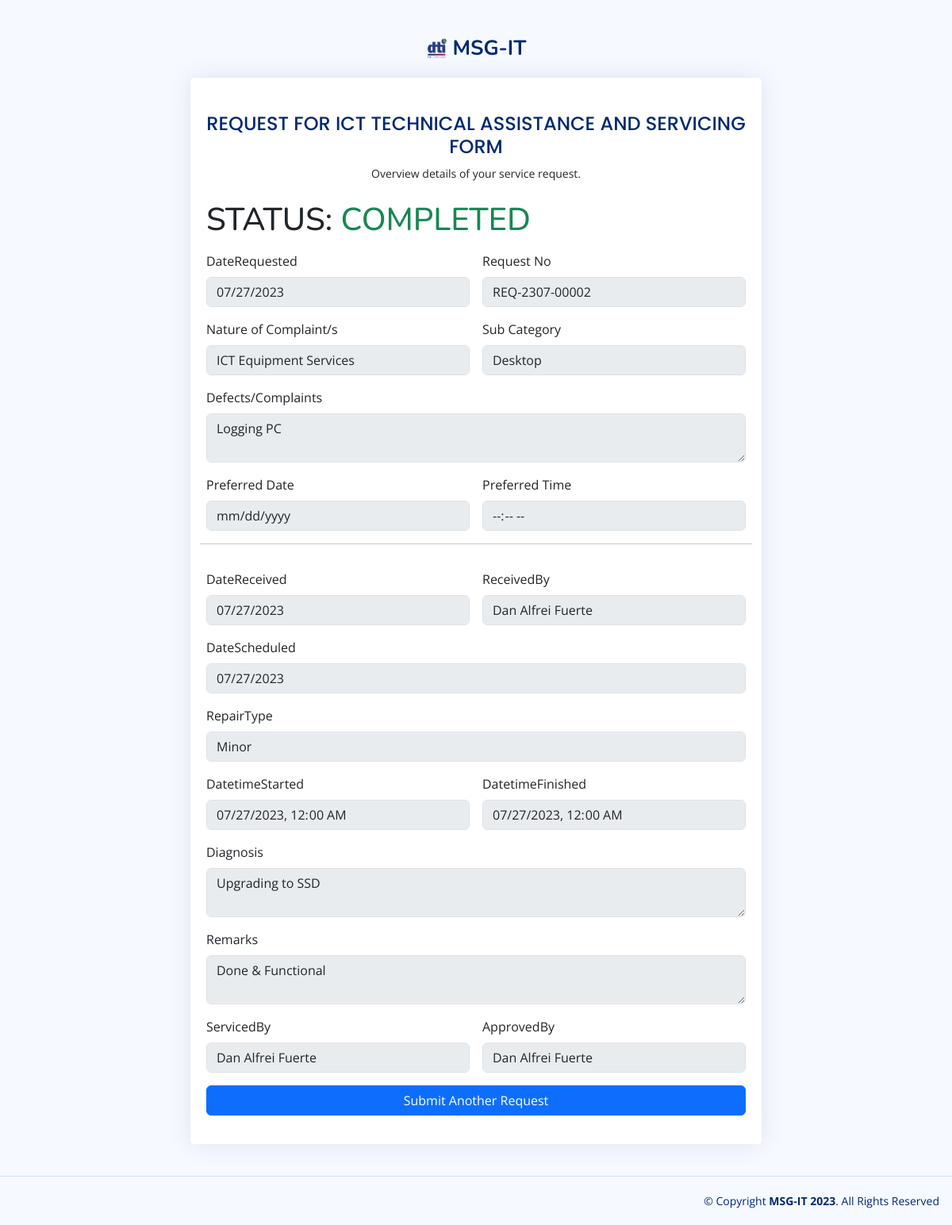
Screenshot of /requestserviceview.php?Request=REQ-2307-00002 with the database file from the repository.
### tables this page shows
CREATE TABLE `helpdesks` (
  `id` int NOT NULL AUTO_INCREMENT,
  `RequestNo` varchar(45) NOT NULL,
  `FirstName` varchar(45) NOT NULL,
  `LastName` varchar(45) NOT NULL,
  `Email` varchar(45) NOT NULL,
  `DivisionID` int NOT NULL,
  `DateRequested` date NOT NULL,
  `RequestType` enum('ICT Helpdesk','ICT Maintenance') DEFAULT 'ICT Helpdesk',
  `PropertyNo` varchar(45) DEFAULT NULL,
  `CategoryID` int NOT NULL,
  `SubCategoryID` int NOT NULL,
  `Complaints` text NOT NULL,
  `DateReceived` date DEFAULT NULL,
  `ReceivedBy` int DEFAULT NULL,
  `DateScheduled` date DEFAULT NULL,
  `RepairType` enum('Minor','Major') DEFAULT 'Minor',
  `DatetimeStarted` datetime DEFAULT NULL,
  `DatetimeFinished` datetime DEFAULT NULL,
  `Diagnosis` text,
  `Remarks` text,
  `ServicedBy` int DEFAULT NULL,
  `ApprovedBy` int DEFAULT NULL,
  `Status` enum('Pending','On Going','Completed','Denied','Cancelled','Unserviceable') DEFAULT 'Pending',
  `CreatedAt` timestamp NULL DEFAULT CURRENT_TIMESTAMP,
  `UpdatedAt` timestamp NULL DEFAULT CURRENT_TIMESTAMP ON UPDATE CURRENT_TIMESTAMP,
  `DatePreferred` date DEFAULT NULL,
  `TimePreferred` time DEFAULT NULL,
  PRIMARY KEY (`id`),
  UNIQUE KEY `id_UNIQUE` (`id`),
  UNIQUE KEY `RequestNo_UNIQUE` (`RequestNo`)
);

CREATE TABLE `categories` (
  `id` int NOT NULL AUTO_INCREMENT,
  `Category` varchar(45) DEFAULT NULL,
  PRIMARY KEY (`id`)
);

CREATE TABLE `subcategories` (
  `id` int NOT NULL AUTO_INCREMENT,
  `CategoryID` int NOT NULL,
  `SubCategory` varchar(45) DEFAULT NULL,
  PRIMARY KEY (`id`,`CategoryID`)
);

### includes/conn.php (called while the page is built, shortened)
<?php
$website = "MSG-IT";

### requestserviceview.php (the view, shortened to what this page needs)
<?php
require_once "includes/conn.php";
require_once "components/header.php";
if (isset($_GET["Request"])) {
    $query = "SELECT
        h.`id`,
        h.`RequestNo`,
        h.`FirstName`,
        h.`LastName`,
        h.`Email`,
        d.Division as `Division`,
        h.`DateRequested`,
        h.`RequestType`,
        h.`PropertyNo`,
        c.Category as `Category`,
        sc.SubCategory as `SubCategory`,
        h.`Complaints`,
        h.`DateReceived`,
        CONCAT(u1.FirstName, ' ', u1.LastName) as `ReceivedBy`,
        h.`DateScheduled`,
        h.`RepairType`,
        h.`DatetimeStarted`,
        h.`DatetimeFinished`,
        h.`Diagnosis`,
        h.`Remarks`,
        CONCAT(u2.FirstName, ' ', u2.LastName) as `ServicedBy`,
        CONCAT(u3.FirstName, ' ', u3.LastName) as `ApprovedBy`,
        h.`Status`,
        h.`CreatedAt`,
        h.`UpdatedAt`,
        h.`DatePreferred`,
        h.`TimePreferred`
    FROM helpdesks h
        LEFT JOIN divisions d ON h.`DivisionID` = d.id
        LEFT JOIN categories c ON h.`CategoryID` = c.id
        LEFT JOIN subcategories sc ON h.`SubCategoryID` = sc.id
        LEFT JOIN users u1 ON h.`ReceivedBy` = u1.id
        LEFT JOIN users u2 ON h.`ServicedBy` = u2.id
        LEFT JOIN users u3 ON h.`ApprovedBy` = u3.id WHERE RequestNo=?";
    $result = $conn->execute_query($query, [$_GET["Request"]]);
?>
    <?php
    $req = $result->fetch_object();
    ?>
    <main>
        <div class="container">
            <section class="section register min-vh-100 d-flex flex-column align-items-center justify-content-center py-4">
                <div class="container">
                    <div class="row justify-content-center">
                        <div class="col-lg-8 col-md-10 d-flex flex-column align-items-center justify-content-center">
                            <div class="d-flex justify-content-center py-4">
                                <a href="index.html" class="logo d-flex align-items-center w-auto">
                                    <img src="assets/img/logo.png" alt="">
                                    <span class="d--block">
                                        <?= $website ?>
                                    </span>
                                </a>
                            </div>
                            <div class="card mb-3">
                                <div class="card-body">
                                    <div class="pt-4 pb-2">
                                        <h5 class="card-title text-center pb-0 fs-4">REQUEST FOR ICT TECHNICAL ASSISTANCE AND SERVICING FORM</h5>
                                        <p class="text-center small">Overview details of your service request.</p>
                                    </div>
                                    <h1 class="mb-3">STATUS: <?= $req->Status == "Pending" ? "<span class='text-warning'>PENDING</span>" : ($req->Status == "On Going" ? "<span class='text-primary'>ON GOING</span>" : ($req->Status == "Completed" ? "<span class='text-success'>COMPLETED</span>" : ($req->Status == "Denied" ? "<span class='text-danger'>DENIED</span>" : ($req->Status == "Cancelled" ? "<span class='text-secondary'>CANCELLED</span>" : "<span class='text-info'>UNSERVICEABLE</span>")))) ?></h1>
                                    <div class="row g-3">
                                        <div class="col-lg-6">
                                            <label for="DateRequested" class="form-label">DateRequested</label>
                                            <input type="date" class="form-control" id="DateRequested" name="DateRequested" value="<?= $req->DateRequested ?>" disabled>
                                        </div>
                                        <div class="col-lg-6">
                                            <label for="RequestNo" class="form-label">Request No</label>
                                            <input type="text" class="form-control" id="RequestNo" name="RequestNo" value="<?= $req->RequestNo ?>" disabled>
                                        </div>
                                        <div class="col-lg-6">
                                            <label for="CategoryID" class="form-label">Nature of Complaint/s</label>
                                            <input type="text" class="form-control" id="CategoryID" name="CategoryID" value="<?= $req->Category ?>" disabled>
                                        </div>
                                        <div class="col-lg-6">
                                            <label for="SubCategoryID" class="form-label">Sub Category</label>
                                            <input type="text" class="form-control" id="SubCategoryID" name="SubCategoryID" value="<?= $req->SubCategory ?>" disabled>
                                        </div>
                                        <div class="col-lg-12">
                                            <label for="Complaints" class="form-label">Defects/Complaints</label>
                                            <textarea class="form-control" id="Complaints" name="Complaints" disabled><?= $req->Complaints ?></textarea>
                                        </div>
                                        <div class="col-lg-6">
                                            <label for="DatePreferred" class="form-label">Preferred Date</label>
                                            <input type="date" class="form-control" id="DatePreferred" name="DatePreferred" value="<?= $req->DatePreferred ?>" disabled>
                                        </div>
                                        <div class="col-lg-6">
                                            <label for="TimePreferred" class="form-label">Preferred Time</label>
                                            <input type="time" class="form-control" id="TimePreferred" name="TimePreferred" value="<?= $req->TimePreferred ?>" disabled>
                                        </div>
                                        <hr>
                                        <div class="col-lg-6">
                                            <label for="DateReceived" class="form-label">DateReceived</label>
                                            <input type="date" class="form-control" id="DateReceived" name="DateReceived" value="<?= $req->DateReceived ?>" disabled>
                                        </div>
                                        <div class="col-lg-6">
                                            <label for="ReceivedBy" class="form-label">ReceivedBy</label>
                                            <input type="text" class="form-control" id="ReceivedBy" name="ReceivedBy" value="<?= $req->ReceivedBy ?>" disabled>
                                        </div>
                                        <div class="col-lg-12">
                                            <label for="DateScheduled" class="form-label">DateScheduled</label>
                                            <input type="date" class="form-control" id="DateScheduled" name="DateScheduled" value="<?= $req->DateScheduled ?>" disabled>
                                        </div>
                                        <div class="col-lg-12">
                                            <label for="RepairType" class="form-label">RepairType</label>
                                            <input type="text" class="form-control" id="RepairType" name="RepairType" value="<?= $req->RepairType ?>" disabled>
                                        </div>
                                        <div class="col-lg-6">
                                            <label for="DatetimeStarted" class="form-label">DatetimeStarted</label>
                                            <input type="datetime-local" class="form-control" id="DatetimeStarted" name="DatetimeStarted" value="<?= $req->DatetimeStarted ?>" disabled>
                                        </div>
                                        <div class="col-lg-6">
                                            <label for="DatetimeFinished" class="form-label">DatetimeFinished</label>
                                            <input type="datetime-local" class="form-control" id="DatetimeFinished" name="DatetimeFinished" value="<?= $req->DatetimeFinished ?>" disabled>
                                        </div>
                                        <div class="col-lg-12">
                                            <label for="Diagnosis" class="form-label">Diagnosis</label>
                                            <textarea class="form-control" id="Diagnosis" name="Diagnosis" disabled><?= $req->Diagnosis ?></textarea>
                                        </div>
                                        <div class="col-lg-12">
                                            <label for="Remarks" class="form-label">Remarks</label>
                                            <textarea class="form-control" id="Remarks" name="Remarks" disabled><?= $req->Remarks ?></textarea>
                                        </div>
                                        <div class="col-lg-6">
                                            <label for="ServicedBy" class="form-label">ServicedBy</label>
                                            <input type="text" class="form-control" id="ServicedBy" name="ServicedBy" value="<?= $req->ServicedBy ?>" disabled>
                                        </div>
                                        <div class="col-lg-6">
                                            <label for="ApprovedBy" class="form-label">ApprovedBy</label>
                                            <input type="text" class="form-control" id="ApprovedBy" name="ApprovedBy" value="<?= $req->ApprovedBy ?>" disabled>
                                        </div>
                                        <div class="col-lg-12">
                                            <a class="btn btn-primary w-100" href="requestservice.php">Submit Another Request</a>
                                        </div>
                                    </div>
                                </div>
                            </div>
                        </div>
                    </div>
                </div>
            </section>
        </div>
    </main>
<?php
}
require_once "components/footer.php";
?>

### assets/css/style.css (style rules this page uses)
:root { scroll-behavior: smooth; }
body { font-family: "Open Sans", sans-serif; background: #f6f9ff; color: #444444; }
a { color: #4154f1; text-decoration: none; }
h1, h2, h3, h4, h5, h6 { font-family: "Nunito", sans-serif; }
.card { margin-bottom: 30px; border: none; border-radius: 5px; box-shadow: 0px 0 30px rgba(1, 41, 112, 0.1); }
.card-title { padding: 20px 0 15px 0; font-size: 18px; font-weight: 500; color: #012970; font-family: "Poppins", sans-serif; }
.card-body { padding: 0 20px 20px 20px; }
.logo { line-height: 1; }
@media (min-width: 1200px) { .logo { width: 280px; } }
.logo img { max-height: 26px; margin-right: 6px; }
.logo span { font-size: 26px; font-weight: 700; color: #012970; font-family: "Nunito", sans-serif; }

### rows the page displays
helpdesks: DateRequested "07/27/2023", RequestNo "REQ-2307-00002", CategoryID "ICT Equipment Services", SubCategoryID "Desktop", Complaints "Logging PC", DateReceived "07/27/2023", DateScheduled "07/27/2023", RepairType "Minor", DatetimeStarted "07/27/2023 00:00", DatetimeFinished "07/27/2023 00:00", Diagnosis "Upgrading to SSD", Remarks "Done & Functional"

### other values shown
$website "MSG-IT"
